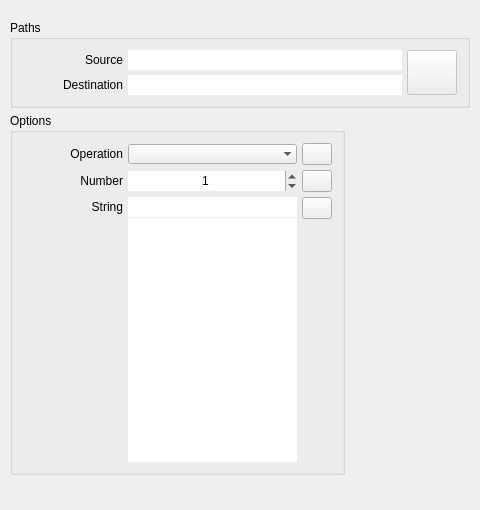
            <widget class="QWidget" name="scroll_area_contents_function">
             <property name="geometry">
              <rect>
               <x>0</x>
               <y>0</y>
               <width>480</width>
               <height>510</height>
              </rect>
             </property>
             <property name="sizePolicy">
              <sizepolicy hsizetype="Preferred" vsizetype="Preferred">
               <horstretch>0</horstretch>
               <verstretch>0</verstretch>
              </sizepolicy>
             </property>
             <layout class="QGridLayout" name="scroll_area_contents_function_layout">
              <property name="leftMargin">
               <number>10</number>
              </property>
              <property name="topMargin">
               <number>20</number>
              </property>
              <property name="rightMargin">
               <number>10</number>
              </property>
              <property name="bottomMargin">
               <number>10</number>
              </property>
              <property name="spacing">
               <number>5</number>
              </property>
              <item row="2" column="0">
               <widget class="QGroupBox" name="group_function_options">
                <property name="sizePolicy">
                 <sizepolicy hsizetype="Preferred" vsizetype="Preferred">
                  <horstretch>0</horstretch>
                  <verstretch>0</verstretch>
                 </sizepolicy>
                </property>
                <property name="title">
                 <string>Options</string>
                </property>
                <layout class="QGridLayout" name="group_function_options_layout">
                 <property name="leftMargin">
                  <number>10</number>
                 </property>
                 <property name="topMargin">
                  <number>10</number>
                 </property>
                 <property name="rightMargin">
                  <number>10</number>
                 </property>
                 <property name="bottomMargin">
                  <number>10</number>
                 </property>
                 <property name="spacing">
                  <number>5</number>
                 </property>
                 <item row="2" column="1">
                  <layout class="QVBoxLayout" name="layout_string_2">
                   <property name="spacing">
                    <number>1</number>
                   </property>
                   <property name="bottomMargin">
                    <number>0</number>
                   </property>
                   <item>
                    <widget class="QLineEdit" name="function_string">
                     <property name="sizePolicy">
                      <sizepolicy hsizetype="Ignored" vsizetype="Fixed">
                       <horstretch>0</horstretch>
                       <verstretch>0</verstretch>
                      </sizepolicy>
                     </property>
                     <property name="minimumSize">
                      <size>
                       <width>0</width>
                       <height>20</height>
                      </size>
                     </property>
                     <property name="maximumSize">
                      <size>
                       <width>16777215</width>
                       <height>20</height>
                      </size>
                     </property>
                     <property name="focusPolicy">
                      <enum>Qt::ClickFocus</enum>
                     </property>
                     <property name="frame">
                      <bool>false</bool>
                     </property>
                     <property name="alignment">
                      <set>Qt::AlignCenter</set>
                     </property>
                     <property name="clearButtonEnabled">
                      <bool>true</bool>
                     </property>
                    </widget>
                   </item>
                   <item>
                    <widget class="QListWidget" name="function_keyword">
                     <property name="sizePolicy">
                      <sizepolicy hsizetype="Ignored" vsizetype="MinimumExpanding">
                       <horstretch>0</horstretch>
                       <verstretch>0</verstretch>
                      </sizepolicy>
                     </property>
                     <property name="minimumSize">
                      <size>
                       <width>0</width>
                       <height>20</height>
                      </size>
                     </property>
                     <property name="focusPolicy">
                      <enum>Qt::NoFocus</enum>
                     </property>
                     <property name="frameShape">
                      <enum>QFrame::NoFrame</enum>
                     </property>
                     <property name="lineWidth">
                      <number>0</number>
                     </property>
                     <property name="dragDropMode">
                      <enum>QAbstractItemView::InternalMove</enum>
                     </property>
                     <property name="defaultDropAction">
                      <enum>Qt::MoveAction</enum>
                     </property>
                     <property name="alternatingRowColors">
                      <bool>true</bool>
                     </property>
                     <property name="selectionMode">
                      <enum>QAbstractItemView::ExtendedSelection</enum>
                     </property>
                     <property name="selectionRectVisible">
                      <bool>true</bool>
                     </property>
                    </widget>
                   </item>
                  </layout>
                 </item>
                 <item row="2" column="0">
                  <layout class="QVBoxLayout" name="string_layout_1">
                   <property name="spacing">
                    <number>0</number>
                   </property>
                   <item>
                    <widget class="QLabel" name="function_string_label">
                     <property name="minimumSize">
                      <size>
                       <width>100</width>
                       <height>20</height>
                      </size>
                     </property>
                     <property name="maximumSize">
                      <size>
                       <width>100</width>
                       <height>20</height>
                      </size>
                     </property>
                     <property name="lineWidth">
                      <number>0</number>
                     </property>
                     <property name="text">
                      <string>String</string>
                     </property>
                     <property name="alignment">
                      <set>Qt::AlignRight|Qt::AlignTrailing|Qt::AlignVCenter</set>
                     </property>
                    </widget>
                   </item>
                   <item>
                    <spacer name="vertical_spacer_1">
                     <property name="orientation">
                      <enum>Qt::Vertical</enum>
                     </property>
                     <property name="sizeType">
                      <enum>QSizePolicy::MinimumExpanding</enum>
                     </property>
                     <property name="sizeHint" stdset="0">
                      <size>
                       <width>0</width>
                       <height>0</height>
                      </size>
                     </property>
                    </spacer>
                   </item>
                  </layout>
                 </item>
                 <item row="0" column="0">
                  <widget class="QLabel" name="function_operation_label">
                   <property name="minimumSize">
                    <size>
                     <width>100</width>
                     <height>20</height>
                    </size>
                   </property>
                   <property name="maximumSize">
                    <size>
                     <width>100</width>
                     <height>20</height>
                    </size>
                   </property>
                   <property name="focusPolicy">
                    <enum>Qt::NoFocus</enum>
                   </property>
                   <property name="text">
                    <string>Operation</string>
                   </property>
                   <property name="alignment">
                    <set>Qt::AlignRight|Qt::AlignTrailing|Qt::AlignVCenter</set>
                   </property>
                  </widget>
                 </item>
                 <item row="1" column="0">
                  <widget class="QLabel" name="function_number_label">
                   <property name="minimumSize">
                    <size>
                     <width>100</width>
                     <height>20</height>
                    </size>
                   </property>
                   <property name="maximumSize">
                    <size>
                     <width>100</width>
                     <height>20</height>
                    </size>
                   </property>
                   <property name="lineWidth">
                    <number>0</number>
                   </property>
                   <property name="text">
                    <string>Number</string>
                   </property>
                   <property name="alignment">
                    <set>Qt::AlignRight|Qt::AlignTrailing|Qt::AlignVCenter</set>
                   </property>
                  </widget>
                 </item>
                 <item row="1" column="2">
                  <widget class="QPushButton" name="function_reset_number">
                   <property name="sizePolicy">
                    <sizepolicy hsizetype="Preferred" vsizetype="Fixed">
                     <horstretch>0</horstretch>
                     <verstretch>0</verstretch>
                    </sizepolicy>
                   </property>
                   <property name="minimumSize">
                    <size>
                     <width>0</width>
                     <height>0</height>
                    </size>
                   </property>
                   <property name="maximumSize">
                    <size>
                     <width>30</width>
                     <height>16777215</height>
                    </size>
                   </property>
                   <property name="focusPolicy">
                    <enum>Qt::NoFocus</enum>
                   </property>
                   <property name="text">
                    <string/>
                   </property>
                  </widget>
                 </item>
                 <item row="1" column="1">
                  <widget class="QSpinBox" name="function_number">
                   <property name="sizePolicy">
                    <sizepolicy hsizetype="Ignored" vsizetype="Ignored">
                     <horstretch>0</horstretch>
                     <verstretch>0</verstretch>
                    </sizepolicy>
                   </property>
                   <property name="minimumSize">
                    <size>
                     <width>0</width>
                     <height>20</height>
                    </size>
                   </property>
                   <property name="maximumSize">
                    <size>
                     <width>16777215</width>
                     <height>20</height>
                    </size>
                   </property>
                   <property name="focusPolicy">
                    <enum>Qt::ClickFocus</enum>
                   </property>
                   <property name="frame">
                    <bool>false</bool>
                   </property>
                   <property name="alignment">
                    <set>Qt::AlignCenter</set>
                   </property>
                   <property name="maximum">
                    <number>1000000000</number>
                   </property>
                   <property name="value">
                    <number>1</number>
                   </property>
                  </widget>
                 </item>
                 <item row="0" column="2">
                  <widget class="QPushButton" name="function_reset_operation">
                   <property name="sizePolicy">
                    <sizepolicy hsizetype="Preferred" vsizetype="Fixed">
                     <horstretch>0</horstretch>
                     <verstretch>0</verstretch>
                    </sizepolicy>
                   </property>
                   <property name="minimumSize">
                    <size>
                     <width>0</width>
                     <height>0</height>
                    </size>
                   </property>
                   <property name="maximumSize">
                    <size>
                     <width>30</width>
                     <height>16777215</height>
                    </size>
                   </property>
                   <property name="focusPolicy">
                    <enum>Qt::NoFocus</enum>
                   </property>
                   <property name="text">
                    <string/>
                   </property>
                  </widget>
                 </item>
                 <item row="0" column="1">
                  <widget class="QComboBox" name="function_operation">
                   <property name="sizePolicy">
                    <sizepolicy hsizetype="Ignored" vsizetype="Preferred">
                     <horstretch>0</horstretch>
                     <verstretch>0</verstretch>
                    </sizepolicy>
                   </property>
                   <property name="minimumSize">
                    <size>
                     <width>0</width>
                     <height>20</height>
                    </size>
                   </property>
                   <property name="maximumSize">
                    <size>
                     <width>16777215</width>
                     <height>20</height>
                    </size>
                   </property>
                   <property name="focusPolicy">
                    <enum>Qt::NoFocus</enum>
                   </property>
                   <property name="currentIndex">
                    <number>-1</number>
                   </property>
                   <property name="frame">
                    <bool>false</bool>
                   </property>
                  </widget>
                 </item>
                 <item row="2" column="2">
                  <layout class="QVBoxLayout" name="string_layout_3">
                   <property name="spacing">
                    <number>0</number>
                   </property>
                   <item>
                    <widget class="QPushButton" name="function_reset_string">
                     <property name="sizePolicy">
                      <sizepolicy hsizetype="Preferred" vsizetype="Fixed">
                       <horstretch>0</horstretch>
                       <verstretch>0</verstretch>
                      </sizepolicy>
                     </property>
                     <property name="minimumSize">
                      <size>
                       <width>0</width>
                       <height>0</height>
                      </size>
                     </property>
                     <property name="maximumSize">
                      <size>
                       <width>30</width>
                       <height>16777215</height>
                      </size>
                     </property>
                     <property name="focusPolicy">
                      <enum>Qt::NoFocus</enum>
                     </property>
                     <property name="text">
                      <string/>
                     </property>
                    </widget>
                   </item>
                   <item>
                    <spacer name="vertical_spacer_3">
                     <property name="orientation">
                      <enum>Qt::Vertical</enum>
                     </property>
                     <property name="sizeType">
                      <enum>QSizePolicy::MinimumExpanding</enum>
                     </property>
                     <property name="sizeHint" stdset="0">
                      <size>
                       <width>0</width>
                       <height>0</height>
                      </size>
                     </property>
                    </spacer>
                   </item>
                  </layout>
                 </item>
                </layout>
               </widget>
              </item>
              <item row="2" column="1">
               <widget class="QWidget" name="function_drop_run" native="true">
                <property name="sizePolicy">
                 <sizepolicy hsizetype="Preferred" vsizetype="Ignored">
                  <horstretch>0</horstretch>
                  <verstretch>0</verstretch>
                 </sizepolicy>
                </property>
                <property name="maximumSize">
                 <size>
                  <width>120</width>
                  <height>16777215</height>
                 </size>
                </property>
               </widget>
              </item>
              <item row="3" column="0">
               <widget class="QLabel" name="function_label">
                <property name="sizePolicy">
                 <sizepolicy hsizetype="Ignored" vsizetype="Fixed">
                  <horstretch>0</horstretch>
                  <verstretch>0</verstretch>
                 </sizepolicy>
                </property>
                <property name="minimumSize">
                 <size>
                  <width>0</width>
                  <height>20</height>
                 </size>
                </property>
                <property name="maximumSize">
                 <size>
                  <width>16777215</width>
                  <height>20</height>
                 </size>
                </property>
                <property name="focusPolicy">
                 <enum>Qt::NoFocus</enum>
                </property>
                <property name="text">
                 <string/>
                </property>
                <property name="alignment">
                 <set>Qt::AlignCenter</set>
                </property>
               </widget>
              </item>
              <item row="1" column="0" colspan="2">
               <widget class="QGroupBox" name="group_function_paths">
                <property name="focusPolicy">
                 <enum>Qt::NoFocus</enum>
                </property>
                <property name="title">
                 <string>Paths</string>
                </property>
                <layout class="QGridLayout" name="group_function_paths_layout">
                 <property name="leftMargin">
                  <number>10</number>
                 </property>
                 <property name="topMargin">
                  <number>10</number>
                 </property>
                 <property name="rightMargin">
                  <number>10</number>
                 </property>
                 <property name="bottomMargin">
                  <number>10</number>
                 </property>
                 <property name="spacing">
                  <number>5</number>
                 </property>
                 <item row="1" column="3" rowspan="2">
                  <widget class="QPushButton" name="function_run">
                   <property name="enabled">
                    <bool>false</bool>
                   </property>
                   <property name="sizePolicy">
                    <sizepolicy hsizetype="Fixed" vsizetype="Ignored">
                     <horstretch>0</horstretch>
                     <verstretch>0</verstretch>
                    </sizepolicy>
                   </property>
                   <property name="minimumSize">
                    <size>
                     <width>50</width>
                     <height>0</height>
                    </size>
                   </property>
                   <property name="maximumSize">
                    <size>
                     <width>50</width>
                     <height>16777215</height>
                    </size>
                   </property>
                   <property name="focusPolicy">
                    <enum>Qt::NoFocus</enum>
                   </property>
                   <property name="text">
                    <string/>
                   </property>
                  </widget>
                 </item>
                 <item row="2" column="1">
                  <widget class="QLineEdit" name="function_path_destination">
                   <property name="sizePolicy">
                    <sizepolicy hsizetype="Ignored" vsizetype="Preferred">
                     <horstretch>0</horstretch>
                     <verstretch>0</verstretch>
                    </sizepolicy>
                   </property>
                   <property name="minimumSize">
                    <size>
                     <width>0</width>
                     <height>20</height>
                    </size>
                   </property>
                   <property name="maximumSize">
                    <size>
                     <width>16777215</width>
                     <height>20</height>
                    </size>
                   </property>
                   <property name="focusPolicy">
                    <enum>Qt::ClickFocus</enum>
                   </property>
                   <property name="frame">
                    <bool>false</bool>
                   </property>
                   <property name="alignment">
                    <set>Qt::AlignCenter</set>
                   </property>
                  </widget>
                 </item>
                 <item row="1" column="1">
                  <widget class="QLineEdit" name="function_path_source">
                   <property name="sizePolicy">
                    <sizepolicy hsizetype="Ignored" vsizetype="Preferred">
                     <horstretch>0</horstretch>
                     <verstretch>0</verstretch>
                    </sizepolicy>
                   </property>
                   <property name="minimumSize">
                    <size>
                     <width>0</width>
                     <height>20</height>
                    </size>
                   </property>
                   <property name="maximumSize">
                    <size>
                     <width>16777215</width>
                     <height>20</height>
                    </size>
                   </property>
                   <property name="focusPolicy">
                    <enum>Qt::ClickFocus</enum>
                   </property>
                   <property name="frame">
                    <bool>false</bool>
                   </property>
                   <property name="alignment">
                    <set>Qt::AlignCenter</set>
                   </property>
                  </widget>
                 </item>
                 <item row="1" column="0">
                  <widget class="QLabel" name="function_path_source_label">
                   <property name="minimumSize">
                    <size>
                     <width>100</width>
                     <height>0</height>
                    </size>
                   </property>
                   <property name="maximumSize">
                    <size>
                     <width>100</width>
                     <height>20</height>
                    </size>
                   </property>
                   <property name="focusPolicy">
                    <enum>Qt::NoFocus</enum>
                   </property>
                   <property name="text">
                    <string>Source</string>
                   </property>
                   <property name="alignment">
                    <set>Qt::AlignRight|Qt::AlignTrailing|Qt::AlignVCenter</set>
                   </property>
                  </widget>
                 </item>
                 <item row="2" column="0">
                  <widget class="QLabel" name="function_path_destination_label">
                   <property name="minimumSize">
                    <size>
                     <width>100</width>
                     <height>0</height>
                    </size>
                   </property>
                   <property name="maximumSize">
                    <size>
                     <width>100</width>
                     <height>20</height>
                    </size>
                   </property>
                   <property name="focusPolicy">
                    <enum>Qt::NoFocus</enum>
                   </property>
                   <property name="text">
                    <string>Destination</string>
                   </property>
                   <property name="alignment">
                    <set>Qt::AlignRight|Qt::AlignTrailing|Qt::AlignVCenter</set>
                   </property>
                  </widget>
                 </item>
                </layout>
               </widget>
              </item>
             </layout>
            </widget>
